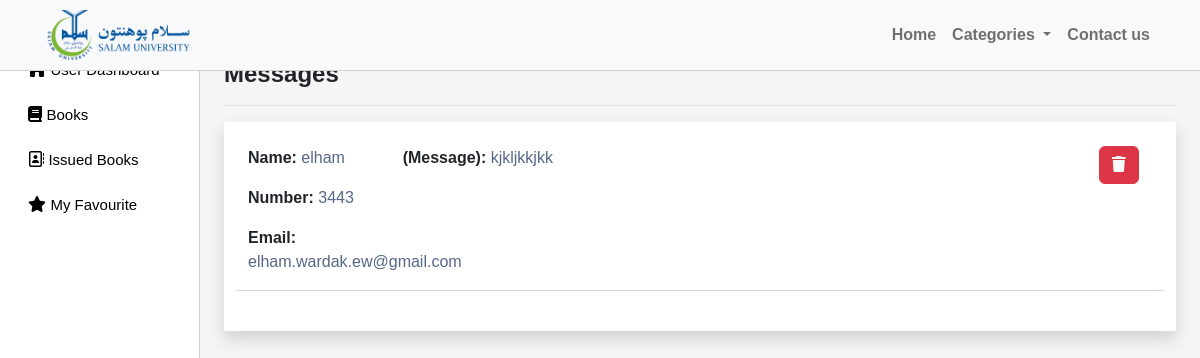
Screenshot of /message/ with the database file from the repository.
### myapp/models.py (models this page shows)
class ContactUs(models.Model):
    full_name = models.CharField(max_length=30)
    phone_number = models.IntegerField()
    email = models.EmailField(max_length=50)
    message = models.TextField()

### myapp/views.py (the view)
# urls.py: path('message/',views.Message.as_view(),name="message"),
class Message(ListView):
    model = ContactUs
    template_name = 'message.html'
    context_object_name = 'contact_us_list'

### myapp/templatetags/custom_tags.py (called while the page is built)
@register.inclusion_tag("category.html")
def get_categories():
    return {
        'categories': Category.objects.all()
    }

### myapp/templates/message.html (shortened to what this page needs)
{% extends 'main.html' %}
{% block title %}Messages{% endblock title %}
{% block content %}
<div class="p-4 shadow bg-white">
    {% for message in contact_us_list %}
    <div class="row">
        <div class="col-md-2">
            <p><span class="text-dark fw-bold">Name: </span>{{message.full_name}}</p>
            <p><span class="text-dark fw-bold">Number: </span>{{message.phone_number}}</p>
            <p><span class="text-dark fw-bold">Email: </span>{{message.email}}</p>
        </div>
        <div class="col-md-9">
            <span class="text-dark fw-bold">(Message): </span>{{message.message}}
        </div>
        <div class="col-md-1 mb-2">
            <a href="{% url 'delete-message' message.id %}" class="btn btn-danger" onclick="return confirm('Do you really want to delete this message?') ;">
                <i class="fa-solid fa-trash text-light "></i>
            </a>
        </div>
        <hr>
    </div>
   {% endfor %}
</div>
{% endblock %}

### static/css/main.css (style rules this page uses)
body { color: #566787; background: #f5f5f5; font-family: 'Varela Round', sans-serif; }
body { overflow-y:scroll; }

### static/css/style.css (style rules this page uses)
:root { --offconvas-width: 270px; --topNavbarHeight: 56px; }

### rows the page displays
ContactUs: full_name "elham", phone_number "3443", email "elham.wardak.ew@gmail.com", message "kjkljkkjkk"
